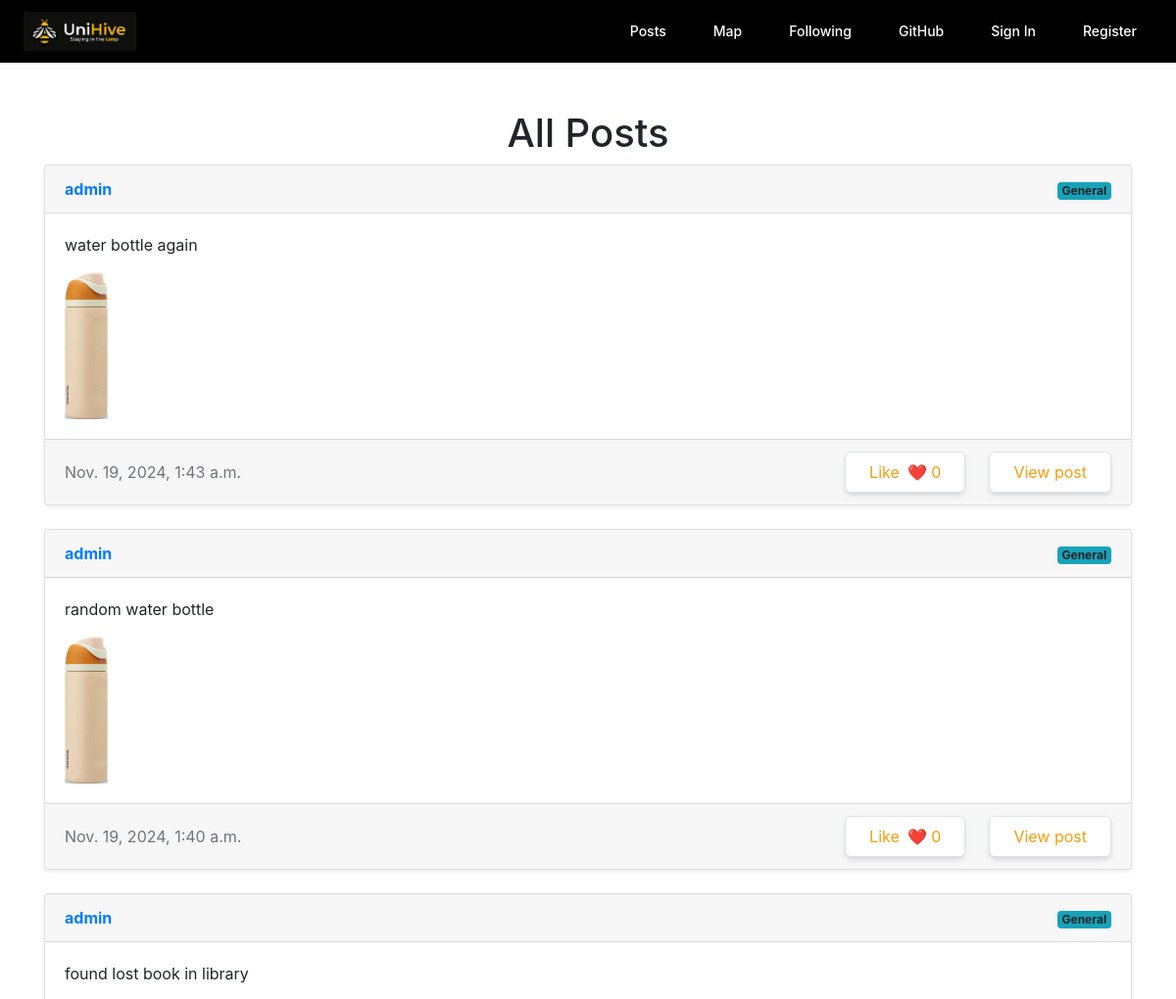
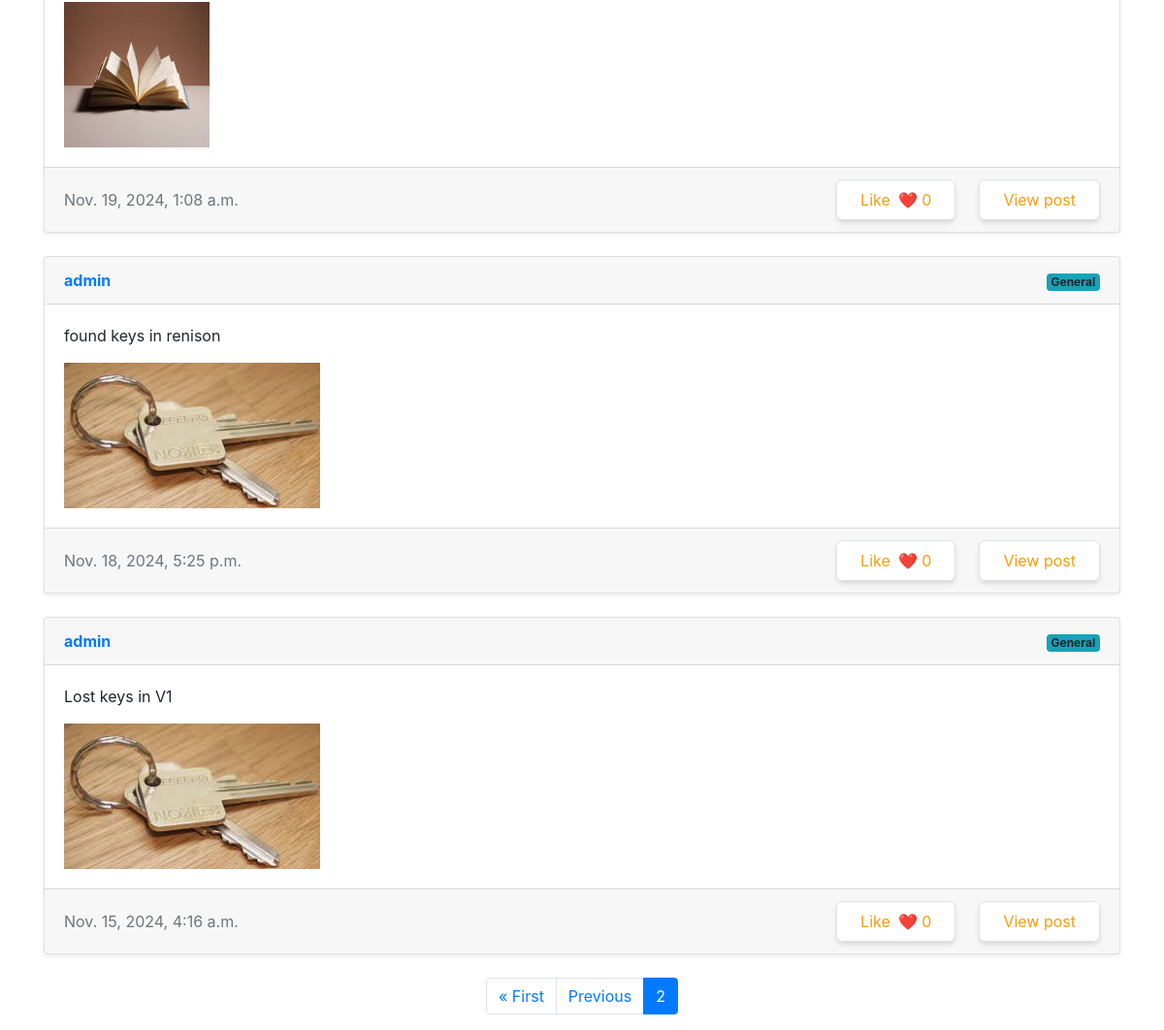
The page /posts?page=2 on the database as committed earlier (2 pictures, top to bottom).
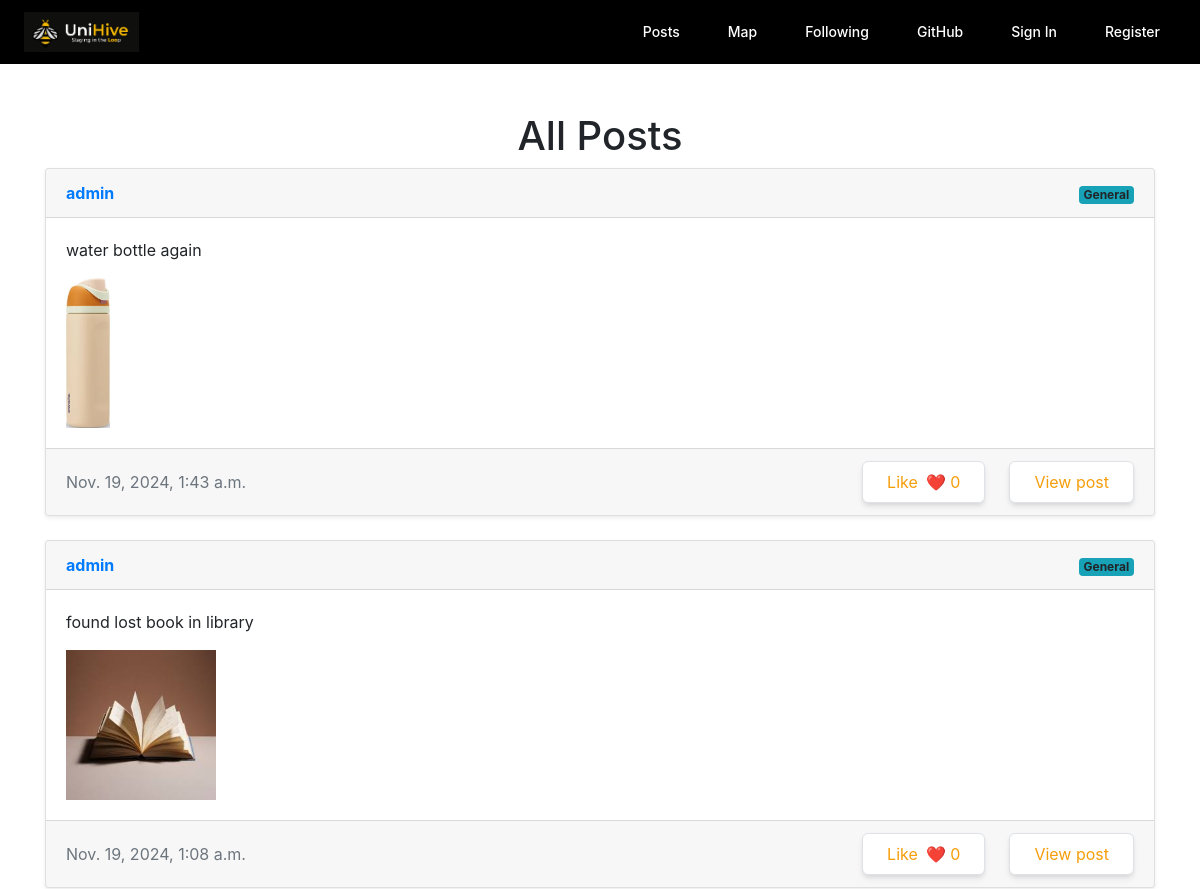
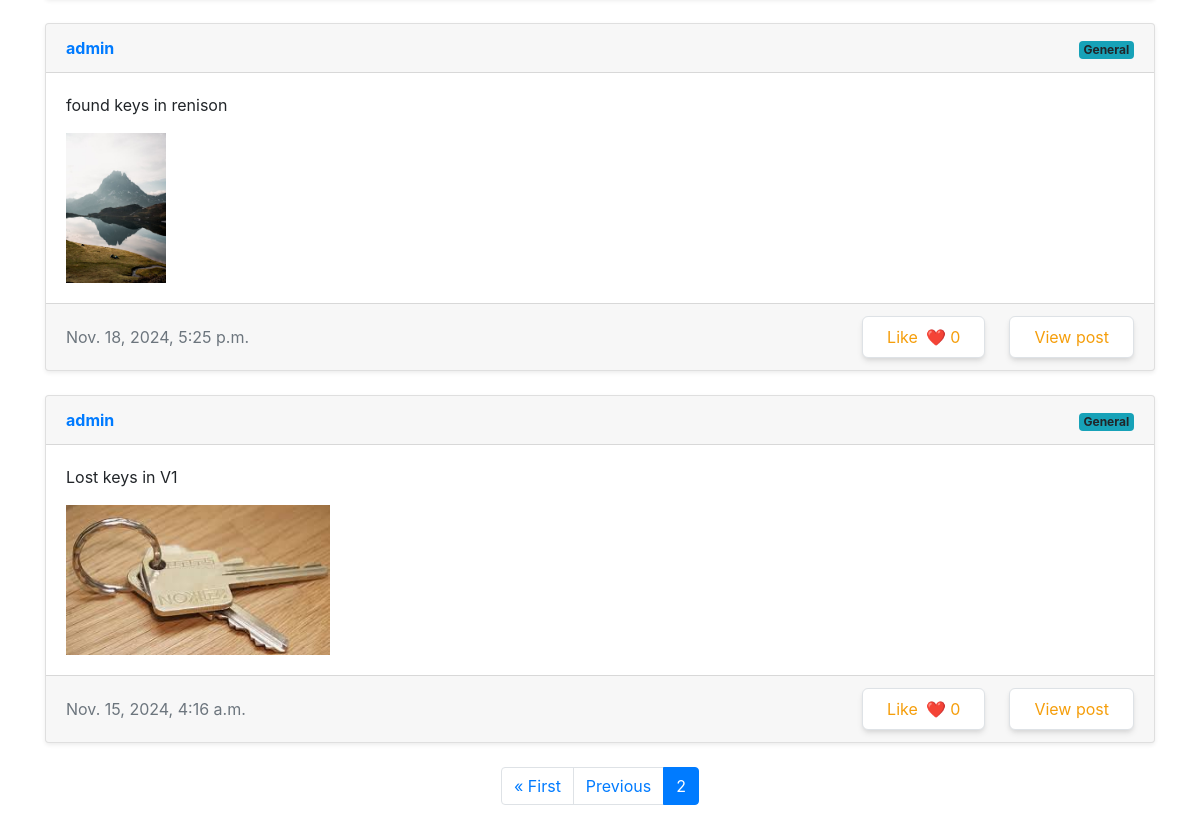
The same page on the database as committed later (2 pictures, top to bottom).
### network/models.py (models this page shows)
class Post(models.Model):
    poster = models.ForeignKey(User, on_delete=models.CASCADE)
    content = models.TextField()
    time = models.DateTimeField(auto_now_add=True)
    likes = models.ManyToManyField(User, blank=True, related_name="liked")
    found = models.BooleanField(default=False)
    picture = models.ImageField(upload_to=post_picture_path, blank=True, null=True)
    latitude = models.FloatField(default=43.4722893)
    longitude = models.FloatField(default=-80.5474325)
    pinned = models.BooleanField(default=False)

class User(AbstractUser):
    pass

### network/views.py (the view)
# urls.py: path('posts',views.posts, name='posts')
def posts(request):
    post_list = Post.objects.all().order_by('-pinned', '-time')
    new_type = []
    for post in post_list:
        is_liked = post.likes.filter(id=request.user.id).exists()
        new_type.append({"post": post, "is_liked": is_liked})
    paginator = Paginator(new_type, 10)
    page_number = request.GET.get('page')
    page_obj = paginator.get_page(page_number)
    return render(request, 'network/posts.html', {'page_obj': page_obj})

### network/templates/network/posts.html (shortened to what this page needs)
{% extends "network/layout.html" %}
{% load static %}
{% block body %}
<div class="container mt-5">
    <h1 class="text-center">All Posts</h1>
    {% for type in page_obj %}
    <div class="card mb-4 shadow-sm">
        <div class="card-header d-flex justify-content-between align-items-center">
            <div>
                <a href="{% url 'view_profile' type.post.poster.username %}">
                    <b>{{ type.post.poster.username }}</b>
                </a>
            </div>
            <div>
                <span class="badge bg-info">{{ type.post.category|default:"General" }}</span>
            </div>
        </div>
        <div class="card-body">
            <p class="card-text">{{ type.post.content }}</p>
            <div class="container" style="height: 150px; overflow: hidden; padding: 0;">
                {% if type.post.picture %}
                    <img src="{{ type.post.picture.url }}" alt="Post Image" style="max-width: 100%; max-height: 100%;">
                {% endif %}
            </div>
        </div>
        <div class="card-footer d-flex justify-content-between align-items-center">
            <div>
                <span class="text-muted">{{ type.post.time }}</span>
            </div>
                <div class="flex items-center space-x-6">
                    {% if type.is_liked %}
                        <div class="flex items-center space-x-4">
                            <a href="#"
                            class="unlike-button bg-yellow-500 text-white px-6 py-2 rounded-md shadow-md hover:bg-yellow-600 transition duration-200 flex items-center"
                            data-id="{{ type.post.id }}">
                                Unlike
                                <span class="ml-2 likes-count" data-id="{{ type.post.id }}">❤️ {{ type.post.likes.count }}</span>
                            </a>
                            <a href="#"
                            class="like-button bg-white text-yellow-500 border border-yellow-500 px-6 py-2 rounded-md shadow-md hover:bg-gray-100 transition duration-200 hidden flex items-center"
                            data-id="{{ type.post.id }}">
                                Like
                                <span class="ml-2 likes-count" data-id="{{ type.post.id }}">❤️ {{ type.post.likes.count }}</span>
                            </a>
                        </div>
                    {% else %}
                        <div class="flex items-center space-x-4">
                            <a href="#"
                            class="like-button bg-white text-yellow-500 border border-yellow-500 px-6 py-2 rounded-md shadow-md hover:bg-gray-100 transition duration-200 flex items-center"
                            data-id="{{ type.post.id }}">
                                Like
                                <span class="ml-2 likes-count" data-id="{{ type.post.id }}">❤️ {{ type.post.likes.count }}</span>
                            </a>
                        </div>
                    {% endif %}
                    <a href="{% url 'postpage' type.post.id %}" class="bg-white text-yellow-500 border border-yellow-500 px-6 py-2 rounded-md shadow-md hover:bg-gray-100 transition duration-200 flex items-center">View post</a>
                </div>
        </div>
    </div>
    {% empty %}
    <p class="text-center">No posts available.</p>
    {% endfor %}
    <nav aria-label="Page navigation">
        <ul class="pagination justify-content-center">
            {% if page_obj.has_previous %}
            <li class="page-item"><a class="page-link" href="?page=1">&laquo; First</a></li>
            <li class="page-item"><a class="page-link" href="?page={{ page_obj.previous_page_number }}">Previous</a></li>
            {% endif %}
            <li class="page-item active"><a class="page-link">{{ page_obj.number }}</a></li>
        </ul>
    </nav>
</div>
{% endblock %}

### network/templates/network/layout.html (shortened to what this page needs)
{% load static %}
<!DOCTYPE html>
<html lang="en">
    <head>
        <link href="https://cdn.jsdelivr.net/npm/tailwindcss@2.2.19/dist/tailwind.min.css" rel="stylesheet">
        <link rel="stylesheet" href="https://stackpath.bootstrapcdn.com/bootstrap/4.4.1/css/bootstrap.min.css">
        <link href="{% static 'network/styles.css' %}" rel="stylesheet">
    </head>
    <body>
        <nav class="bg-black text-white">
            <div class="max-w-7xl mx-auto px-4 sm:px-6 lg:px-8">
                <div class="flex items-center justify-between h-16">
                    <div class="flex-shrink-0">
                        <a href="#">
                            <img src="{% static 'pictures/Logo.png' %}" alt="UniHive Logo" class="h-10">
                        </a>
                    </div>
                    <div class="hidden lg:flex lg:items-center lg:space-x-4">
                        <a href="{% url 'posts' %}" class="px-3 py-2 rounded-md text-sm font-medium hover:text-yellow-500 text-white">Posts</a>
                        <a href="{% url 'maps' %}" class="px-3 py-2 rounded-md text-sm font-medium hover:text-yellow-500 text-white">Map</a>
                        <a href="{% url 'following' %}" class="px-3 py-2 rounded-md text-sm font-medium hover:text-yellow-500 text-white">Following</a>
                        <a href="https://github.com/chezeng/UniHive" target="_blank" rel="noopener noreferrer"
                            class="px-3 py-2 rounded-md text-sm font-medium hover:text-yellow-500 text-white">GitHub</a>
                        {% if user.is_authenticated %}
                            <a href="{% url 'logout' %}" class="px-3 py-2 rounded-md text-sm font-medium hover:text-yellow-500 text-white">Logout</a>
                        {% else %}
                            <a href="{% url 'login' %}" class="px-3 py-2 rounded-md text-sm font-medium hover:text-yellow-500 text-white">Sign In</a>
                            <a href="{% url 'register' %}" class="px-3 py-2 rounded-md text-sm font-medium hover:text-yellow-500 text-white">Register</a>
                        {% endif %}
                    </div>
                </div>
            </div>
        </nav>
        <div class="body">
            {% block body %}
            {% endblock %}
        </div>
    </body>
</html>

Rows that differ between the two databases and show on the page:
removed Post: post.poster.username "admin", post.category "General", post.content "random water bottle", post.picture (picture), post.time "Nov. 19, 2024, 1:40 a.m.", post.likes.count "0"
changed Post "found keys in renison": post.picture: a different picture
